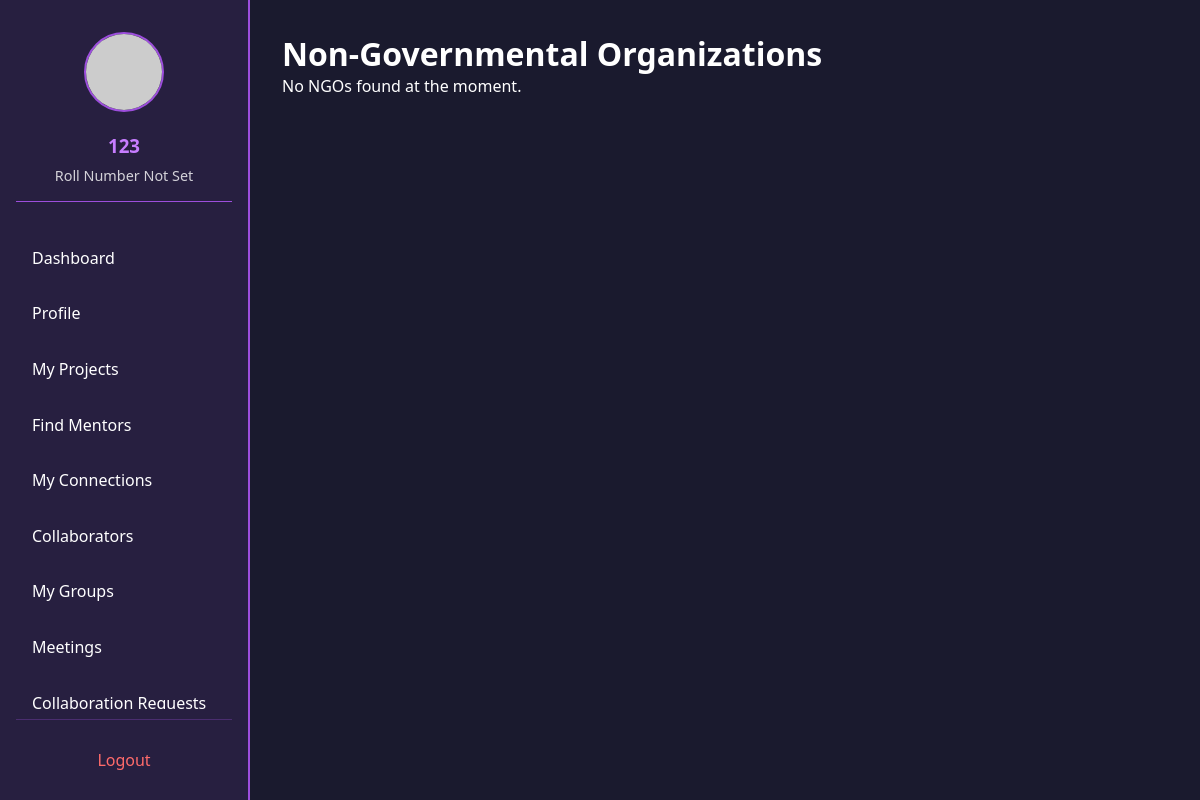
The app's page /students/ngos/ (signed in), older data.
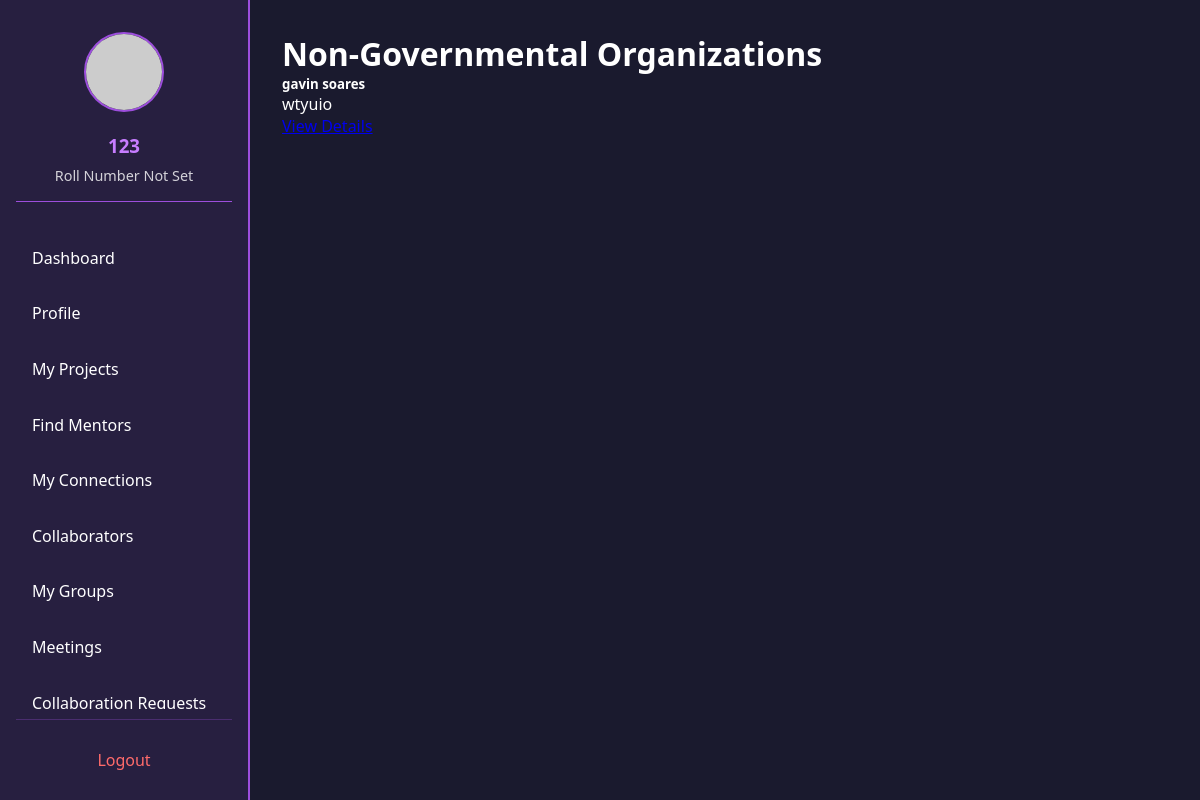
The same page, newer data.
### students/models.py (models this page shows, shortened)
class StudentProfile(models.Model):
    SECTION_CHOICES = [
        ('A', 'Section A'),
        ('B', 'Section B'),
        ('C', 'Section C'),
        ('D', 'Section D'),
    ]
    BRANCH_CHOICES = [
        ('CSE', 'Computer Science'),
        ('IT', 'Information Technology'),
        ('ECE', 'Electronics & Communication'),
        ('EEE', 'Electrical & Electronics'),
        ('MECH', 'Mechanical'),
        ('CIVIL', 'Civil'),
    ]
    user = models.OneToOneField(User, on_delete=models.CASCADE, related_name='student_profile')
    profile_picture = models.ImageField(upload_to='student_profiles/', null=True, blank=True)
    full_name = models.CharField(max_length=100, null=True, blank=True)
    phone = models.CharField(max_length=15, null=True, blank=True)
    dob = models.DateField(null=True, blank=True)
    bio = models.TextField(null=True, blank=True)
    roll_number = models.CharField(max_length=20, unique=True, null=True, blank=True)
    branch = models.CharField(max_length=10, choices=BRANCH_CHOICES, null=True, blank=True)
    section = models.CharField(max_length=1, choices=SECTION_CHOICES, null=True, blank=True)
    semester = models.IntegerField(null=True, blank=True)
    admission_year = models.IntegerField(null=True, blank=True)
    address = models.TextField(null=True, blank=True)
    parent_name = models.CharField(max_length=100, null=True, blank=True)
    parent_phone = models.CharField(max_length=15, null=True, blank=True)
    created_at = models.DateTimeField(auto_now_add=True)
    updated_at = models.DateTimeField(auto_now=True)

### college/models.py (models this page shows, shortened)
class NGO(models.Model):
    college = models.ForeignKey(CollegeProfile, on_delete=models.CASCADE, related_name='ngos')
    name = models.CharField(max_length=200)
    description = models.TextField()
    requirements = models.TextField(help_text="What the NGO needs or is looking for")
    contact_person = models.CharField(max_length=100, blank=True, null=True)
    contact_email = models.EmailField(blank=True, null=True)
    contact_phone = models.CharField(max_length=20, blank=True, null=True)
    website = models.URLField(blank=True, null=True)
    address = models.TextField(blank=True, null=True)
    image = models.ImageField(upload_to='ngo_images/', blank=True, null=True)
    created_at = models.DateTimeField(auto_now_add=True)
    updated_at = models.DateTimeField(auto_now=True)
    is_active = models.BooleanField(default=True)

### students/views.py (the view)
# urls.py: path('ngos/', views.ngo_list, name='ngo_list'),
def ngo_list(request):
    ngos = NGO.objects.filter(is_active=True).order_by('name')
    page = request.GET.get('page', 1)
    paginator = Paginator(ngos, 10)  # Show 10 NGOs per page
    try:
        ngo_list = paginator.page(page)
    except PageNotAnInteger:
        ngo_list = paginator.page(1)
    except EmptyPage:
        ngo_list = paginator.page(paginator.num_pages)
    context = {
        'ngo_list': ngo_list,
    }
    return render(request, 'student/ngo_list.html', context)

### students/templates/student/ngo_list.html (shortened to what this page needs)
{% extends 'base.html' %}
{% block content %}
<div class="container mt-4">
    <h1>Non-Governmental Organizations</h1>
    {% if ngo_list %}
        <div class="row row-cols-1 row-cols-md-2 g-4">
            {% for ngo in ngo_list %}
                <div class="col">
                    <div class="card h-100">
                        <div class="card-body">
                            <h5 class="card-title">{{ ngo.name }}</h5>
                            <p class="card-text">{{ ngo.description|truncatewords:20 }}</p>
                        </div>
                        <div class="card-footer">
                            <a href="{% url 'ngos_detail' ngo.id %}" class="btn btn-primary">View Details</a>
                        </div>
                    </div>
                </div>
            {% endfor %}
        </div>
    {% else %}
        <div class="alert alert-info">
            No NGOs found at the moment.
        </div>
    {% endif %}
</div>
{% endblock %}

### students/templates/base.html (shortened to what this page needs)
{% load static %}
<!DOCTYPE html>
<html lang="en">
  <head>
  </head>
  <body>
    {% if user.is_authenticated %}
    <div class="sidebar">
        <div class="profile-brief">
            <img src="{% if user.student_profile.profile_picture %}{{ user.student_profile.profile_picture.url }}{% else %}https://ui-avatars.com/api/?name={{ user.student_profile.full_name|default:user.username }}&background=9d4edd&color=fff{% endif %}" alt="Profile">
            <h3>{{ user.student_profile.full_name|default:user.username }}</h3>
            <p>{{ user.student_profile.roll_number|default:"Roll Number Not Set" }}</p>
        </div>
        <div class="nav-container">
            <ul class="nav-links">
                <li><a href="{% url 'student_dashboard' %}" {% if request.resolver_match.url_name == 'student_dashboard' %}class="active"{% endif %}>Dashboard</a></li>
                <li><a href="{% url 'student_profile' %}" {% if request.resolver_match.url_name == 'student_profile' %}class="active"{% endif %}>Profile</a></li>
                <li><a href="{% url 'my_projects' %}" {% if request.resolver_match.url_name == 'my_projects' %}class="active"{% endif %}>My Projects</a></li>
                <li><a href="{% url 'list_mentors' %}" {% if request.resolver_match.url_name == 'list_mentors' %}class="active"{% endif %}>Find Mentors</a></li>
                <li><a href="{% url 'my_connections' %}" {% if request.resolver_match.url_name == 'my_connections' %}class="active"{% endif %}>My Connections</a></li>
                <li><a href="{% url 'view_collaborators' %}" {% if request.resolver_match.url_name == 'view_collaborators' %}class="active"{% endif %}>Collaborators</a></li>
                <li><a href="{% url 'my_groups' %}" {% if request.resolver_match.url_name == 'my_groups' %}class="active"{% endif %}>My Groups</a></li>
                <li><a href="{% url 'student_meetings' %}" {% if request.resolver_match.url_name == 'student_meetings' %}class="active"{% endif %}>Meetings</a></li>
                <li><a href="{% url 'view_collaboration_requests' %}" {% if request.resolver_match.url_name == 'view_collaboration_requests' %}class="active"{% endif %}>Collaboration Requests</a></li>
            </ul>
        </div>
        <div class="logout-link">
            <a href="{% url 'logout' %}">Logout</a>
        </div>
    </div>
    {% endif %}
    <div class="main-content">
        {% block content %}{% endblock %}
    </div>
  </body>
</html>

### students/templates/base.html (style rules this page uses)
* { margin: 0; padding: 0; box-sizing: border-box; font-family: 'Segoe UI', Tahoma, Geneva, Verdana, sans-serif; }
body { background-color: #1a1a2e; min-height: 100vh; display: flex; color: #fff; }
.sidebar { width: 250px; background: rgba(157, 78, 221, 0.1); border-right: 2px solid #9d4edd; padding: 2rem 1rem 0; display: flex; flex-direction: column; position: fixed; height: 100vh; }
.sidebar .profile-brief { text-align: center; margin-bottom: 2rem; padding-bottom: 1rem; border-bottom: 1px solid #9d4edd; }
.sidebar .profile-brief img { width: 80px; height: 80px; border-radius: 50%; margin-bottom: 1rem; border: 2px solid #9d4edd; object-fit: cover; }
.sidebar .profile-brief h3 { color: #c77dff; margin-bottom: 0.5rem; }
.sidebar .profile-brief p { color: #fff; font-size: 0.9rem; opacity: 0.8; }
.nav-container { flex: 1; overflow-y: auto; margin-bottom: 10px; scrollbar-width: thin; scrollbar-color: #9d4edd rgba(157, 78, 221, 0.2); }
.nav-links { list-style: none; padding-right: 5px; }
.nav-links li { margin-bottom: 0.5rem; }
.nav-links a { color: #fff; text-decoration: none; padding: 0.8rem 1rem; display: block; border-radius: 5px; transition: all 0.3s ease; }
.main-content { flex: 1; margin-left: 250px; padding: 2rem; width: calc(100% - 250px); }
.logout-link { padding: 1rem 0; text-align: center; border-top: 1px solid rgba(157, 78, 221, 0.3); }
.logout-link a { color: #ff6b6b; text-decoration: none; padding: 0.8rem 1rem; display: block; border-radius: 5px; transition: all 0.3s ease; }

Row changes from the older to the newer data that the page shows:
added NGO: name "gavin soares", description "wtyuio"
Text that changed along with them:
text no longer shown: "No NGOs found at the moment."
